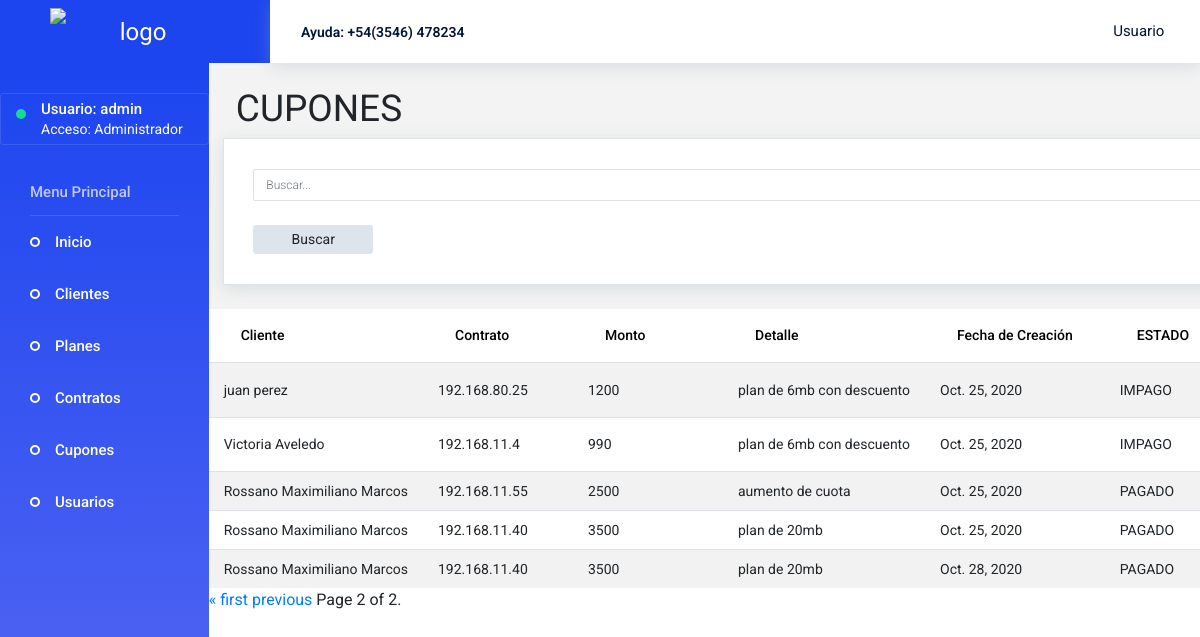
Before: /cupones/?page=2 (signed in) with the older database file.
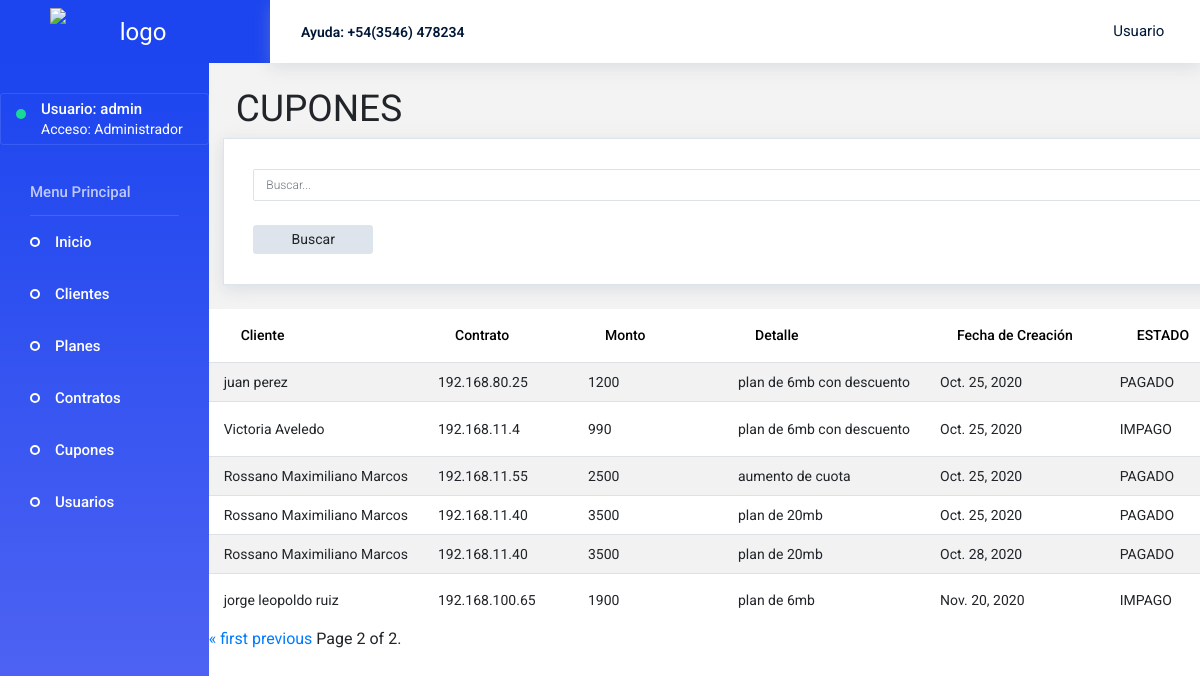
After: the same page with the newer database file.
### core/models.py (models this page shows, shortened)
class Cupon(models.Model):
    cliente = models.ForeignKey(Cliente, on_delete=models.CASCADE)
    contrato = models.ForeignKey(Contrato, on_delete=models.CASCADE)
    monto = models.IntegerField()
    detalle = models.TextField(max_length=160, null=True, blank=True)
    fecha_creacion = models.DateField(default=timezone.now)
    pagado = models.BooleanField(False)
    fecha_pago = models.DateField(null=True, blank=True)

class Cliente(models.Model):
    nombre = models.CharField(max_length=80)
    email = models.EmailField(max_length=50, unique=True)
    telefono = models.CharField(max_length=20)
    dni = models.IntegerField(unique=True)
    direccion = models.CharField(max_length=50)
    ciudad = models.CharField(max_length=50)
    codigo_postal = models.IntegerField(validators=[MaxValueValidator(9999),MinValueValidator(1000)])
    provincia = models.CharField(max_length=50)
    def __str__(self):
        return self.nombre

class Contrato(models.Model):
    cliente = models.ForeignKey(Cliente, on_delete=models.CASCADE)
    plan = models.ForeignKey(Planes, on_delete=models.PROTECT)
    ip = models.GenericIPAddressField(verbose_name="Direccion IP")
    detalle = models.TextField(max_length=160)
    fecha_creacion = models.DateField(default=timezone.now)

### core/views.py (the view, shortened to what this page needs)
# urls.py: path('cupones/', cupones, name="cupones"),
@login_required
def cupones(request):
    cupones = Cupon.objects.all()
    if request.POST.get('cliente'):
        cupones = cupones.all().order_by(Lower("cliente"))
    if request.POST.get('contrato'):
        cupones = cupones.all().order_by("contrato")
    if request.POST.get('monto'):
        cupones = cupones.all().order_by("monto")
    if request.POST.get('detalle'):
        cupones = cupones.all().order_by("detalle")
    if request.POST.get('fecha_creacion'):
        cupones = cupones.all().order_by("fecha_creacion")
    if request.POST.get('pagado'):
        cupones = cupones.all().order_by("pagado")
    if request.POST.get('fecha_pago'):
        cupones = cupones.all().order_by("fecha_pago")
    paginator = Paginator(cupones, 10)
    page_number = request.GET.get('page')
    page_obj = paginator.get_page(page_number)
    data = {
        'cupones':cupones,
        'page_obj':page_obj,
    }
    return render(request, 'core/cupones.html', data)

### core/templates/core/cupones.html (shortened to what this page needs)
{% extends 'core/base.html' %}
{% load static %}
{% block contenido %}
<form action="" method="POST">
    <div class="content-wrapper">
        <h1 id="titulo">CUPONES</h1>
        <div class="row">
                <div class="row flex-grow">
                    <div class="col-12">
                        <div class="card">
                            <div class="card-body">
                                <input type="search" class="form-control" placeholder="Buscar..." name="busqueda"><br><br>
                                <button type="submit" class="btn btn-secondary btn-fw" name="buscar" value="buscar">Buscar</button>
                            </div>
                        </div>
                    </div>
                </div>
        </div>
    </div>
    <table class="table table-striped">
        <thead>
            <tr>
                <th><button type="submit" class="btn btn-link btn-fw" name="cliente" value="cliente">Cliente</button></th>
                <th><button type="submit" class="btn btn-link btn-fw" name="contrato" value="contrato">Contrato</button></th>
                <th><button type="submit" class="btn btn-link btn-fw" name="monto" value="monto">Monto</button></th>
                <th><button type="submit" class="btn btn-link btn-fw" name="detalle" value="detalle">Detalle</button></th>
                <th><button type="submit" class="btn btn-link btn-fw" name="fecha_creacion" value="fecha_creacion">Fecha de Creación</button></th>
                <th><button type="submit" class="btn btn-link btn-fw" name="pagado" value="pagado">ESTADO</button></th>
            </tr>
        </thead>
        {% for p in page_obj %}
        <tr>
            <td>{{ p.cliente }}</td>
            <td>{{ p.contrato.ip }}</td>
            <td>{{ p.monto }}</td>
            <td>{{ p.detalle }}</td>
            <td>{{ p.fecha_creacion }}</td>
            {% if p.pagado %}
                <td>PAGADO</td>
            {% endif %}
            {% if not p.pagado %}
                <td>IMPAGO</td>
             {% endif %}
        </tr>
        {% endfor %}
    </table>
    <div class="pagination">
        <span class="step-links">
            {% if page_obj.has_previous %}
                <a href="?page=1">&laquo; first</a>
                <a href="?page={{ page_obj.previous_page_number }}">previous</a>
            {% endif %}
            <span class="current">
                Page {{ page_obj.number }} of {{ page_obj.paginator.num_pages }}.
            </span>
        </span>
    </div>
</form>
{% endblock %}

Changed rows visible on the page:
changed Cupon "juan perez": pagado "IMPAGO" → "PAGADO"
added Cupon: cliente "jorge leopoldo ruiz", contrato.ip "192.168.100.65", monto "1900", detalle "plan de 6mb", fecha_creacion "Nov. 20, 2020", pagado "IMPAGO"
